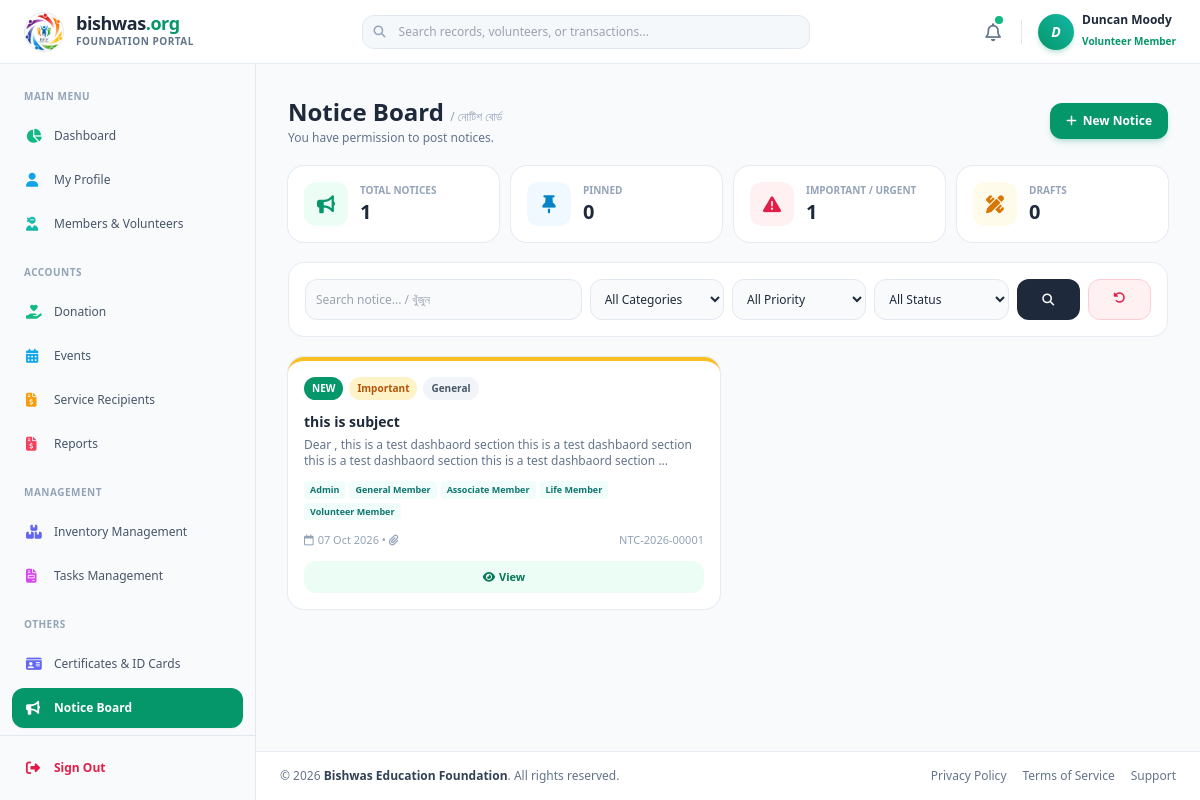
The app's page /portal/index.php?page=notice_board (signed in) with its own data.
### tables this page shows
CREATE TABLE `branding_settings` (
  `id` int(11) NOT NULL DEFAULT 1,
  `site_title` varchar(255) DEFAULT 'Bishwas Education Foundation',
  `site_logo` varchar(255) DEFAULT 'public/assets/logo_BG.png',
  `favicon_icon` varchar(255) DEFAULT 'public/assets/logo.png'
);

CREATE TABLE `notices` (
  `id` int(10) UNSIGNED NOT NULL,
  `ref_no` varchar(30) NOT NULL DEFAULT '',
  `title` varchar(255) NOT NULL,
  `recipient` varchar(500) NOT NULL DEFAULT '',
  `body` text NOT NULL,
  `category` varchar(40) NOT NULL DEFAULT 'General',
  `priority` enum('Normal','Important','Urgent') NOT NULL DEFAULT 'Normal',
  `audience` set('Admin','General Member','Associate Member','Life Member','Volunteer Member') NOT NULL,
  `signatory_name` varchar(150) NOT NULL DEFAULT '',
  `signatory_title` varchar(150) NOT NULL DEFAULT '',
  `contact` varchar(150) NOT NULL DEFAULT '',
  `attachment` varchar(255) NOT NULL DEFAULT '',
  `is_pinned` tinyint(1) NOT NULL DEFAULT 0,
  `status` enum('Published','Draft') NOT NULL DEFAULT 'Published',
  `publish_date` date NOT NULL,
  `expire_date` date DEFAULT NULL,
  `created_by` int(11) DEFAULT NULL,
  `updated_by` int(11) DEFAULT NULL,
  `created_at` timestamp NOT NULL DEFAULT current_timestamp(),
  `updated_at` timestamp NOT NULL DEFAULT current_timestamp() ON UPDATE current_timestamp()
);

### portal/pages/notice_board.php (the view, shortened to what this page needs)
<?php
if (!function_exists('h')) { function h($s) { return htmlspecialchars((string)$s, ENT_QUOTES, 'UTF-8'); } }
mysqli_set_charset($db, 'utf8mb4');
$me = (int)($_SESSION['user_id'] ?? $_SESSION['id'] ?? $_SESSION['uid'] ?? $_SESSION['member_id'] ?? 0);
$utype = $_SESSION['user_type'] ?? '';
if ($me > 0) { $ur = mysqli_fetch_row(mysqli_query($db, "SELECT user_type FROM users WHERE id = " . $me . " LIMIT 1")); if ($ur) { $utype = $ur[0]; } }
$isAdmin = ($utype === 'Admin');
function nb_rows($db, $sql, $t = '', $p = []) {
    $st = mysqli_prepare($db, $sql);
    if ($t !== '') { mysqli_stmt_bind_param($st, $t, ...$p); }
    mysqli_stmt_execute($st);
    $res = mysqli_stmt_get_result($st); $o = [];
    while ($res && $r = mysqli_fetch_assoc($res)) { $o[] = $r; }
    return $o;
}
$isEditor = !$isAdmin && $me > 0 && nb_rows($db, "SELECT 1 x FROM notice_editors WHERE user_id = ?", 'i', [$me]);
$canAdd = $isAdmin || $isEditor;
$page = $_GET['page'] ?? 'notice_board';
$base = 'index.php?page=' . urlencode($page);
$pubCond = "n.status = 'Published' AND n.publish_date <= CURDATE() AND (n.expire_date IS NULL OR n.expire_date >= CURDATE()) AND FIND_IN_SET(?, n.audience) > 0";
$scope = 'WHERE 1=1'; $st_ = ''; $sp = [];
if (!$isAdmin) {
    if ($isEditor) { $scope .= " AND (n.created_by = ? OR ($pubCond))"; $st_ = 'is'; $sp = [$me, $utype]; }
    else { $scope .= " AND $pubCond"; $st_ = 's'; $sp = [$utype]; }
}
$q = trim($_GET['q'] ?? ''); $fc = trim($_GET['cat'] ?? ''); $fp = in_array($_GET['prio'] ?? '', ['Normal', 'Important', 'Urgent']) ? $_GET['prio'] : '';
$pg = max(1, (int)($_GET['pg'] ?? 1));
$w = $scope; $t = $st_; $p = $sp;
$total = (int)(nb_rows($db, "SELECT COUNT(*) c FROM notices n $w", $t, $p)[0]['c'] ?? 0);
$pages = max(1, (int)ceil($total / 9)); $pg = min($pg, $pages);
$notices = nb_rows($db, "SELECT n.*, u.member_name author FROM notices n LEFT JOIN users u ON u.id = n.created_by $w ORDER BY n.is_pinned DESC, n.publish_date DESC, n.id DESC LIMIT 9 OFFSET " . (($pg - 1) * 9), $t, $p);
$S = nb_rows($db, "SELECT COUNT(*) total, COALESCE(SUM(n.is_pinned),0) pinned, COALESCE(SUM(n.priority <> 'Normal'),0) imp, COALESCE(SUM(n.status = 'Draft'),0) drafts FROM notices n $scope", $st_, $sp)[0];
$PR = ['Normal' => ['bg-slate-100 text-slate-600', 'border-slate-300'], 'Important' => ['bg-amber-100 text-amber-700', 'border-amber-400'], 'Urgent' => ['bg-rose-100 text-rose-700', 'border-rose-500']];
$inp = 'w-full p-2.5 bg-slate-50 border border-slate-200 rounded-xl text-xs focus:outline-none focus:border-emerald-500 focus:ring-4 focus:ring-emerald-500/10';
?>
<section class="page-content space-y-5 max-w-7xl mx-auto">
    <div class="flex flex-col sm:flex-row sm:items-center justify-between gap-3">
        <div>
            <h2 class="text-xl sm:text-2xl font-bold text-slate-800">Notice Board <small class="text-xs font-medium text-slate-400">/ নোটিশ বোর্ড</small></h2>
            <p class="text-xs text-slate-500 mt-0.5"><?= $isAdmin ? 'Admin — publish notices, choose who can view and who can post.' : ($isEditor ? 'You have permission to post notices.' : 'Official notices for ' . h($utype) . '.') ?></p>
        </div>
        <div class="grid <?= $isAdmin ? 'grid-cols-2' : 'grid-cols-1' ?> sm:flex gap-2">
            <?php if ($canAdd) { ?><button type="button" onclick="nbForm()" class="px-4 py-3 sm:py-2.5 bg-emerald-600 hover:bg-emerald-700 text-white rounded-xl text-xs font-semibold shadow-md shadow-emerald-600/20"><i class="fa-solid fa-plus mr-1.5"></i>New Notice</button><?php } ?>
        </div>
    </div>
    <div class="grid grid-cols-2 <?= $canAdd ? 'lg:grid-cols-4' : 'lg:grid-cols-3' ?> gap-3">
        <?php foreach (array_filter([['Total Notices', (int)$S['total'], 'emerald', 'fa-bullhorn', 1], ['Pinned', (int)$S['pinned'], 'sky', 'fa-thumbtack', 1], ['Important / Urgent', (int)$S['imp'], 'rose', 'fa-triangle-exclamation', 1], ['Drafts', (int)$S['drafts'], 'amber', 'fa-pen-ruler', $canAdd]], function ($c) { return $c[4]; }) as $c) { ?>
        <div class="p-4 bg-white rounded-2xl ring-1 ring-slate-200/80 flex items-center gap-3">
            <div class="w-11 h-11 rounded-xl bg-<?= $c[2] ?>-50 text-<?= $c[2] ?>-600 flex items-center justify-center text-lg shrink-0"><i class="fa-solid <?= $c[3] ?>"></i></div>
            <div><p class="text-[10px] font-bold uppercase text-slate-400"><?= $c[0] ?></p><p class="text-xl font-bold text-slate-800"><?= $c[1] ?></p></div>
        </div>
        <?php } ?>
    </div>
    <form method="GET" action="index.php" class="bg-white rounded-2xl border border-slate-200/80 p-4 grid grid-cols-2 md:grid-cols-12 gap-2">
        <input type="text" name="q" value="<?= h($q) ?>" placeholder="Search notice... / খুঁজুন" class="col-span-2 md:col-span-4 <?= $inp ?>">
        <select name="cat" onchange="this.form.submit()" class="md:col-span-2 <?= $inp ?>"><option value="">All Categories</option></select>
        <select name="prio" onchange="this.form.submit()" class="md:col-span-2 <?= $inp ?>"><option value="">All Priority</option></select>
        <?php if ($canAdd) { ?><select name="status" onchange="this.form.submit()" class="md:col-span-2 <?= $inp ?>"><option value="">All Status</option></select><?php } ?>
        <button class="md:col-span-1 px-3 py-2.5 bg-slate-800 text-white rounded-xl text-xs font-semibold"><i class="fa-solid fa-magnifying-glass"></i></button>
        <a href="<?= h($base) ?>" class="md:col-span-1 px-3 py-2.5 text-center border border-rose-200 text-rose-600 bg-rose-50 rounded-xl text-xs font-semibold" title="Reset"><i class="fa-solid fa-rotate-left"></i></a>
    </form>
    <div class="grid grid-cols-1 md:grid-cols-2 xl:grid-cols-3 gap-4">
        <?php foreach ($notices as $n) { $pr = $PR[$n['priority']]; ?>
        <div class="bg-white rounded-2xl ring-1 ring-slate-200/80 border-t-4 <?= $pr[1] ?> p-4 flex flex-col gap-3 hover:shadow-lg transition">
            <div class="flex flex-wrap items-center gap-1.5">
                <?php if ($n['is_new']) { ?><span class="px-2 py-1 rounded-full bg-emerald-600 text-white text-[10px] font-bold">NEW</span><?php } ?>
                <span class="px-2 py-1 rounded-full text-[10px] font-bold <?= $pr[0] ?>"><?= h($n['priority']) ?></span>
                <span class="px-2 py-1 rounded-full bg-slate-100 text-slate-600 text-[10px] font-semibold"><?= h($n['category']) ?></span>
            </div>
            <div class="cursor-pointer" onclick="nbView(<?= (int)$n['id'] ?>)">
                <h3 class="font-bold text-sm text-slate-800 leading-snug line-clamp-2 hover:text-emerald-600"><?= h($n['title']) ?></h3>
                <p class="text-xs text-slate-500 mt-1.5 line-clamp-3"><?= h($n['excerpt']) ?></p>
            </div>
            <?php if ($canAdd) { ?><div class="flex flex-wrap gap-1"><?php foreach ($n['audience_list'] as $a) { echo '<span class="px-1.5 py-0.5 rounded bg-teal-50 text-teal-700 text-[9px] font-bold">' . h($a) . '</span>'; } ?></div><?php } ?>
            <div class="mt-auto flex items-center justify-between text-[11px] text-slate-400">
                <span><i class="fa-regular fa-calendar mr-1"></i><?= h(date('d M Y', strtotime($n['publish_date']))) ?><?= $n['att_url'] ? ' • <i class="fa-solid fa-paperclip"></i>' : '' ?></span>
                <span class="truncate ml-2"><?= h($n['ref_no']) ?></span>
            </div>
            <div class="grid <?= $n['can_edit'] ? ($isAdmin ? 'grid-cols-3' : 'grid-cols-2') : 'grid-cols-1' ?> gap-2">
                <button type="button" onclick="nbView(<?= (int)$n['id'] ?>)" class="py-2 rounded-xl bg-emerald-50 text-emerald-700 text-[11px] font-bold hover:bg-emerald-100"><i class="fa-solid fa-eye mr-1"></i>View</button>
            </div>
        </div>
        <?php } if (!$notices) { echo '<p class="col-span-full py-14 text-center text-slate-400 text-sm"><i class="fa-solid fa-bullhorn text-4xl mb-3 block"></i>No notices found. / কোনো নোটিশ নেই।</p>'; } ?>
    </div>
</section>

### portal/includes/header.php (shortened to what this page needs)
<?php
    include '../database/db.php';
    $sql = "SELECT * FROM branding_settings WHERE id = 1 LIMIT 1";
    $result = mysqli_query($db, $sql);
    $data = ($result && mysqli_num_rows($result) > 0) ? mysqli_fetch_assoc($result) : null;
    $site_title   = $data['site_title'] ?? 'Bishwas Education Foundation';
    $favicon_icon = !empty($data['favicon_icon']) ? $data['favicon_icon'] : 'public/assets/logo.png';
?>
<!DOCTYPE html>
<html lang="en">
<head>
    <script src="https://cdn.tailwindcss.com"></script>
    <link href="https://cdnjs.cloudflare.com/ajax/libs/font-awesome/6.4.0/css/all.min.css" rel="stylesheet">
</head>
<body class="bg-slate-50 font-sans text-slate-800 antialiased h-screen overflow-hidden flex flex-col">
    <header class="h-16 bg-white border-b border-slate-200/80 shadow-xs z-40 shrink-0 flex items-center justify-between px-4 lg:px-6">
        <div class="flex items-center gap-3">
            <a href="#" class="flex items-center gap-3 group">
                <div class="w-10 h-10 shrink-0 rounded-full overflow-hidden flex items-center justify-center border border-slate-200 shadow-xs group-hover:scale-105 transition-all">
                    <img src="../public/assets/<?php echo $favicon_icon; ?>" alt="Logo" class="w-full h-full object-cover" onerror="this.onerror=null; this.src='https://via.placeholder.com/40?text=BF';">
                </div>
                <div class="hidden sm:block">
                    <h1 class="font-bold text-lg leading-none tracking-tight text-slate-800 group-hover:text-emerald-600 transition-colors">
                        bishwas<span class="text-emerald-600 font-black">.org</span>
                    </h1>
                    <span class="text-[10px] text-slate-500 font-semibold tracking-wider uppercase block mt-0.5">
                        Foundation Portal
                    </span>
                </div>
            </a>
        </div>
        <div class="hidden md:flex items-center flex-1 max-w-md mx-8">
            <div class="relative w-full">
                <span class="absolute inset-y-0 left-0 pl-3 flex items-center text-slate-400">
                    <i class="fa-solid fa-magnifying-glass text-xs"></i>
                </span>
                <input type="text" placeholder="Search records, volunteers, or transactions..." class="w-full pl-9 pr-4 py-2 bg-slate-100/70 border border-slate-200 rounded-xl text-xs focus:outline-none focus:border-emerald-500 focus:bg-white transition-all">
            </div>
        </div>
        <div class="flex items-center gap-3">
            <button class="relative p-2 text-slate-500 hover:text-emerald-600 hover:bg-slate-100 rounded-xl transition-colors">
                <i class="fa-regular fa-bell text-lg"></i>
                <span class="absolute top-1.5 right-1.5 w-2 h-2 bg-emerald-500 rounded-full ring-2 ring-white"></span>
            </button>
            <div class="flex items-center gap-3 pl-1">
                <a href="index.php?page=view_member&id=<?= isset($_SESSION['user_id']) ? (int) $_SESSION['user_id'] : 0 ?>" class="flex items-center gap-2 group">
                    <div class="w-9 h-9 rounded-full bg-gradient-to-tr from-emerald-600 to-teal-500 text-white font-bold text-sm flex items-center justify-center shadow-md shadow-emerald-600/20">
                        <i><?php echo isset($_SESSION['member_name']) ? substr($_SESSION['member_name'], 0, 1) : 'U'; ?></i>
                    </div>
                    <div class="hidden lg:block text-left">
                        <h4 class="text-xs font-bold text-slate-800 leading-tight"><?php echo isset($_SESSION['member_name']) ? ($_SESSION['member_name']) : 'User Name'; ?></h4>
                        <span class="text-[10px] text-emerald-600 font-semibold"><?php echo isset($_SESSION['user_type']) ? ($_SESSION['user_type']) : 'User Type'; ?></span>
                    </div>
                </a>
            </div>
        </div>
    </header>

### portal/index.php (shortened to what this page needs)
<?php
    include 'includes/header.php';
?>
    <div class="flex-1 flex overflow-hidden relative">
        <?php include 'includes/sidebar.php'; ?>
        <main class="flex-1 overflow-y-auto flex flex-col justify-between bg-slate-50">
            <div class="p-4 sm:p-6 lg:p-8 space-y-6">
                <?php
                $page = isset($_GET['page']) ? $_GET['page'] : 'dashboard';
                switch ($page) {
                    case 'notice_board':
                        $filePath = 'pages/notice_board.php';
                        break;
                }
                if (file_exists($filePath)) {
                    include $filePath;
                } else {
                    include 'pages/404.php';
                }
                ?>
            </div>
            <footer class="bg-white border-t border-slate-200/80 py-4 px-6">
                <div class="flex flex-col sm:flex-row items-center justify-between gap-3 text-xs text-slate-500">
                    <p>© <?php echo date('Y'); ?> <span class="font-semibold text-slate-700"><a href="https://bishwas.org" target="_blank" class="hover:text-emerald-600 transition-colors"><?php echo isset($site_title) ? $site_title : 'Bishwas'; ?></a></span>. All rights reserved.</p>
                    <div class="flex items-center gap-4">
                        <a href="#" class="hover:text-emerald-600 transition-colors">Privacy Policy</a>
                        <a href="#" class="hover:text-emerald-600 transition-colors">Terms of Service</a>
                        <a href="#" class="hover:text-emerald-600 transition-colors">Support</a>
                    </div>
                </div>
            </footer>
        </main>
    </div>
<?php include 'includes/footer.php'; ?>

### records on screen
branding_settings: favicon_icon (picture), site_title "Bishwas Education Foundation"
notices: priority "Important", category "General", title "this is subject", excerpt "Dear , this is a test dashbaord section this is a test dashbaord section this is a test dashbaord section this is a test dashbaord section …", a "Admin", a "General Member", a "Associate Member", a "Life Member", a "Volunteer Member", publish_date "07 Oct 2026", ref_no "NTC-2026-00001"

### other values on screen
substr($_SESSION['member_name'], 0, 1) "D"
$_SESSION['member_name'] "Duncan Moody"
$_SESSION['user_type'] "Volunteer Member"
$c[0] "TOTAL NOTICES"
$c[1] "1"
$c[0] "PINNED"
$c[1] "0"
$c[0] "IMPORTANT / URGENT"
$c[0] "DRAFTS"
